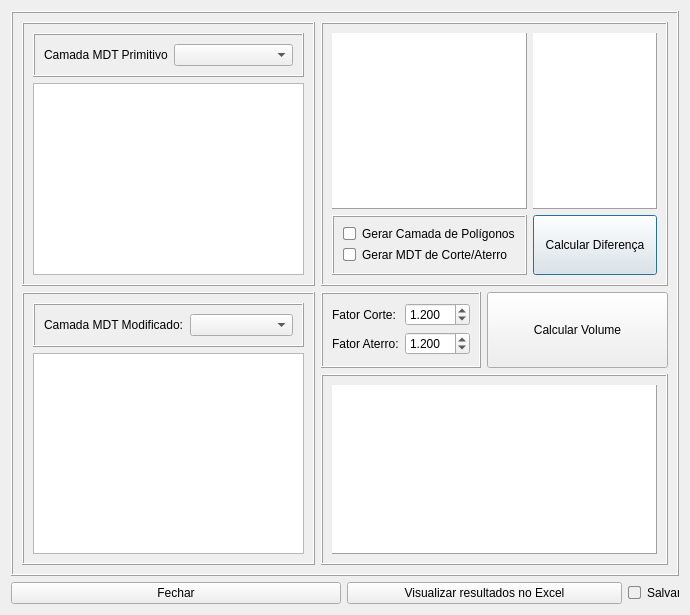
<?xml version="1.0" encoding="UTF-8"?>
<ui version="4.0">
 <class>calcularVolumeMDTDialog</class>
 <widget class="QDialog" name="calcularVolumeMDTDialog">
  <property name="geometry">
   <rect>
    <x>0</x>
    <y>0</y>
    <width>690</width>
    <height>615</height>
   </rect>
  </property>
  <property name="minimumSize">
   <size>
    <width>690</width>
    <height>615</height>
   </size>
  </property>
  <property name="maximumSize">
   <size>
    <width>690</width>
    <height>615</height>
   </size>
  </property>
  <property name="windowTitle">
   <string>Dialog</string>
  </property>
  <property name="windowIcon">
   <iconset>
    <normaloff>../icones/volume_dif.png</normaloff>../icones/volume_dif.png</iconset>
  </property>
  <layout class="QGridLayout" name="gridLayout_12">
   <item row="0" column="0">
    <widget class="QFrame" name="frame_5">
     <property name="minimumSize">
      <size>
       <width>0</width>
       <height>0</height>
      </size>
     </property>
     <property name="frameShape">
      <enum>QFrame::Shape::Box</enum>
     </property>
     <property name="frameShadow">
      <enum>QFrame::Shadow::Raised</enum>
     </property>
     <layout class="QGridLayout" name="gridLayout_9">
      <item row="0" column="0">
       <widget class="QFrame" name="frame_3">
        <property name="maximumSize">
         <size>
          <width>1111</width>
          <height>266</height>
         </size>
        </property>
        <property name="frameShape">
         <enum>QFrame::Shape::Box</enum>
        </property>
        <property name="frameShadow">
         <enum>QFrame::Shadow::Raised</enum>
        </property>
        <layout class="QGridLayout" name="gridLayout_5">
         <item row="0" column="0">
          <widget class="QFrame" name="frame">
           <property name="frameShape">
            <enum>QFrame::Shape::Box</enum>
           </property>
           <property name="frameShadow">
            <enum>QFrame::Shadow::Raised</enum>
           </property>
           <layout class="QGridLayout" name="gridLayout">
            <item row="0" column="0">
             <widget class="QLabel" name="label">
              <property name="text">
               <string>Camada MDT Primitivo</string>
              </property>
             </widget>
            </item>
            <item row="0" column="1">
             <widget class="QComboBox" name="comboBoxRaster"/>
            </item>
           </layout>
          </widget>
         </item>
         <item row="1" column="0">
          <widget class="QGraphicsView" name="graphicsViewRaster">
           <property name="minimumSize">
            <size>
             <width>270</width>
             <height>192</height>
            </size>
           </property>
           <property name="maximumSize">
            <size>
             <width>1111</width>
             <height>11111</height>
            </size>
           </property>
          </widget>
         </item>
        </layout>
       </widget>
      </item>
      <item row="0" column="1">
       <widget class="QFrame" name="frame_7">
        <property name="maximumSize">
         <size>
          <width>16777215</width>
          <height>266</height>
         </size>
        </property>
        <property name="frameShape">
         <enum>QFrame::Shape::Box</enum>
        </property>
        <property name="frameShadow">
         <enum>QFrame::Shadow::Raised</enum>
        </property>
        <layout class="QGridLayout" name="gridLayout_10">
         <item row="0" column="0">
          <widget class="QListWidget" name="listWidgetRasters">
           <property name="frameShape">
            <enum>QFrame::Shape::Panel</enum>
           </property>
           <property name="frameShadow">
            <enum>QFrame::Shadow::Raised</enum>
           </property>
          </widget>
         </item>
         <item row="0" column="1">
          <widget class="QTextEdit" name="textEditInfo">
           <property name="frameShape">
            <enum>QFrame::Shape::Panel</enum>
           </property>
           <property name="frameShadow">
            <enum>QFrame::Shadow::Raised</enum>
           </property>
          </widget>
         </item>
         <item row="1" column="0">
          <widget class="QFrame" name="frame_8">
           <property name="frameShape">
            <enum>QFrame::Shape::Box</enum>
           </property>
           <property name="frameShadow">
            <enum>QFrame::Shadow::Raised</enum>
           </property>
           <layout class="QGridLayout" name="gridLayout_3">
            <item row="0" column="0">
             <widget class="QCheckBox" name="checkBoxPoligono">
              <property name="styleSheet">
               <string notr="true">QCheckBox::indicator {
    width: 11px;  /* Aumentei um pouco o tamanho para melhor visualização */
    height: 11px;
    border-radius: 2px; /* Cantos ligeiramente arredondados */
    background-color: #ffffff; /* Cor de fundo padrão */
    border: 1px solid #8a8a8a; /* Borda padrão */
    transition: all 0.2s ease; /* Suaviza as transições */
}

QCheckBox::indicator:hover {
    background-color: #7eafff; /* Azul suave ao passar o mouse */
    border: 1px solid #8a8a8a; /* Borda padrão ao passar o mouse */
    border-radius: 2px; /* Mantém os cantos arredondados */
}

QCheckBox::indicator:checked {
    width: 11px;  /* Aumenta um pouco o tamanho para melhor visualização */
    height: 11px;
    background-color: #0000ff; /* Azul mais forte ao ser clicado */
    border: 1px solid #00007f; /* Borda Azul escura ao ser clicado */
    border-radius: 3px; /* Mantém os cantos arredondados */
    box-shadow: inset 0px 4px 8px rgba(255, 0, 0, 0.5); /* Sombra interna para efeito 3D */
}
</string>
              </property>
              <property name="text">
               <string>Gerar Camada de Polígonos</string>
              </property>
             </widget>
            </item>
            <item row="1" column="0">
             <widget class="QCheckBox" name="checkBoxCorteAterro">
              <property name="styleSheet">
               <string notr="true">QCheckBox::indicator {
    width: 11px;  /* Aumenta um pouco o tamanho para melhor visualização */
    height: 11px;
    border-radius: 2px; /* Cantos ligeiramente arredondados */
    background-color: #ffffff; /* Cor de fundo padrão */
    border: 1px solid #8a8a8a; /* Borda padrão */
    transition: all 0.2s ease; /* Suaviza as transições */
}

QCheckBox::indicator:hover {
    background-color: #ff9898; /* Vermelho suave ao passar o mouse */
    border: 1px solid #8a8a8a; /* Borda padrão ao passar o mouse */
    border-radius: 2px; /* Mantém os cantos arredondados */
}

QCheckBox::indicator:checked {
    width: 11px;  /* Aumentei um pouco o tamanho para melhor visualização */
    height: 11px;
    background-color: #ff6666; /* Vermelho mais forte ao ser clicado */
    border: 1px solid #cc0000; /* Borda vermelha escura ao ser clicado */
    border-radius: 3px; /* Mantém os cantos arredondados */
    box-shadow: inset 0px 4px 8px rgba(255, 0, 0, 0.5); /* Sombra interna para efeito 3D */
}
</string>
              </property>
              <property name="text">
               <string>Gerar MDT de Corte/Aterro</string>
              </property>
             </widget>
            </item>
           </layout>
          </widget>
         </item>
         <item row="1" column="1">
          <widget class="QPushButton" name="pushButtonCalcular">
           <property name="minimumSize">
            <size>
             <width>120</width>
             <height>60</height>
            </size>
           </property>
           <property name="styleSheet">
            <string notr="true">QPushButton {
    /* Mantém o estilo original do botão */
    transition: all 0.2s ease; /* Suaviza todas as transições de estado */
}

QPushButton:hover {
    background-color: qlineargradient(spread:pad, x1:0, y1:0, x2:0, y2:1, stop:0 #a0e6e6, stop:1 #66cccc); /* Gradiente suave em tons de azul turquesa claro */
    border: 1px solid #33cccc; /* Borda azul turquesa mais escura */
    border-radius: 4px; /* Cantos arredondados */
    box-shadow: 0px 4px 8px rgba(64, 224, 208, 0.8); /* Sombra azul turquesa brilhante e levemente deslocada para dar profundidade */
}

QPushButton:pressed {
    background-color: qlineargradient(spread:pad, x1:0, y1:0, x2:0, y2:1, stop:0 #66cccc, stop:1 #33cccc); /* Gradiente mais escuro para efeito pressionado */
    border: 1px solid #009999; /* Borda azul turquesa ainda mais escura */
    box-shadow: inset 0px 4px 8px rgba(64, 224, 208, 0.8); /* Sombra interna para dar a impressão de que o botão foi pressionado */
    transform: scale(0.98); /* Leve redução no tamanho para simular o pressionar */
}
</string>
           </property>
           <property name="text">
            <string>Calcular Diferença</string>
           </property>
          </widget>
         </item>
        </layout>
       </widget>
      </item>
      <item row="1" column="0" rowspan="2">
       <widget class="QFrame" name="frame_4">
        <property name="frameShape">
         <enum>QFrame::Shape::Box</enum>
        </property>
        <property name="frameShadow">
         <enum>QFrame::Shadow::Raised</enum>
        </property>
        <layout class="QGridLayout" name="gridLayout_6">
         <item row="0" column="0">
          <widget class="QFrame" name="frame_6">
           <property name="frameShape">
            <enum>QFrame::Shape::Box</enum>
           </property>
           <property name="frameShadow">
            <enum>QFrame::Shadow::Raised</enum>
           </property>
           <layout class="QGridLayout" name="gridLayout_7">
            <item row="0" column="0">
             <widget class="QLabel" name="label_2">
              <property name="text">
               <string>Camada MDT Modificado:</string>
              </property>
             </widget>
            </item>
            <item row="0" column="1">
             <widget class="QComboBox" name="comboBoxRaster2"/>
            </item>
           </layout>
          </widget>
         </item>
         <item row="1" column="0">
          <widget class="QGraphicsView" name="graphicsViewRaster2">
           <property name="minimumSize">
            <size>
             <width>271</width>
             <height>192</height>
            </size>
           </property>
           <property name="maximumSize">
            <size>
             <width>1111</width>
             <height>1111</height>
            </size>
           </property>
          </widget>
         </item>
        </layout>
       </widget>
      </item>
      <item row="1" column="1">
       <layout class="QGridLayout" name="gridLayout_8">
        <item row="0" column="0">
         <widget class="QFrame" name="frame_9">
          <property name="minimumSize">
           <size>
            <width>160</width>
            <height>0</height>
           </size>
          </property>
          <property name="maximumSize">
           <size>
            <width>160</width>
            <height>76</height>
           </size>
          </property>
          <property name="frameShape">
           <enum>QFrame::Shape::Box</enum>
          </property>
          <property name="frameShadow">
           <enum>QFrame::Shadow::Raised</enum>
          </property>
          <layout class="QGridLayout" name="gridLayout_4">
           <item row="0" column="0">
            <widget class="QLabel" name="label_3">
             <property name="text">
              <string>Fator Corte:</string>
             </property>
            </widget>
           </item>
           <item row="1" column="0">
            <widget class="QLabel" name="label_4">
             <property name="text">
              <string>Fator Aterro:</string>
             </property>
            </widget>
           </item>
           <item row="0" column="1">
            <widget class="QDoubleSpinBox" name="doubleSpinBoxEmpolamentoCorte">
             <property name="decimals">
              <number>3</number>
             </property>
             <property name="minimum">
              <double>0.100000000000000</double>
             </property>
             <property name="maximum">
              <double>10.000000000000000</double>
             </property>
             <property name="singleStep">
              <double>0.100000000000000</double>
             </property>
             <property name="value">
              <double>1.200000000000000</double>
             </property>
            </widget>
           </item>
           <item row="1" column="1">
            <widget class="QDoubleSpinBox" name="doubleSpinBoxEmpolamentoAterro">
             <property name="decimals">
              <number>3</number>
             </property>
             <property name="minimum">
              <double>0.100000000000000</double>
             </property>
             <property name="singleStep">
              <double>0.100000000000000</double>
             </property>
             <property name="value">
              <double>1.200000000000000</double>
             </property>
            </widget>
           </item>
          </layout>
         </widget>
        </item>
        <item row="0" column="1">
         <widget class="QPushButton" name="pushButtonVolume">
          <property name="minimumSize">
           <size>
            <width>120</width>
            <height>76</height>
           </size>
          </property>
          <property name="maximumSize">
           <size>
            <width>16777215</width>
            <height>16777215</height>
           </size>
          </property>
          <property name="styleSheet">
           <string notr="true">QPushButton {
    /* Mantém o estilo original do botão */
    transition: all 0.2s ease; /* Suaviza todas as transições de estado */
}

QPushButton:hover {
    background-color: qlineargradient(spread:pad, x1:0, y1:0, x2:0, y2:1, stop:0 #66cccc, stop:1 #339999); /* Gradiente suave em tons de ciano escuro */
    border: 1px solid #008b8b; /* Borda ciano escuro */
    border-radius: 5px; /* Cantos arredondados */
    box-shadow: 0px 4px 8px rgba(0, 139, 139, 0.8); /* Sombra ciano escuro brilhante e levemente deslocada para dar profundidade */
}

QPushButton:pressed {
    background-color: qlineargradient(spread:pad, x1:0, y1:0, x2:0, y2:1, stop:0 #339999, stop:1 #008b8b); /* Gradiente mais escuro para efeito pressionado */
    border: 1px solid #006666; /* Borda ciano escuro ainda mais profunda */
    box-shadow: inset 0px 4px 8px rgba(0, 139, 139, 0.8); /* Sombra interna para dar a impressão de que o botão foi pressionado */
    transform: scale(0.98); /* Leve redução no tamanho para simular o pressionar */
}
</string>
          </property>
          <property name="text">
           <string>Calcular Volume</string>
          </property>
         </widget>
        </item>
       </layout>
      </item>
      <item row="2" column="1">
       <widget class="QFrame" name="frame_2">
        <property name="frameShape">
         <enum>QFrame::Shape::Box</enum>
        </property>
        <property name="frameShadow">
         <enum>QFrame::Shadow::Raised</enum>
        </property>
        <layout class="QGridLayout" name="gridLayout_2">
         <item row="0" column="0">
          <widget class="QTableView" name="tableViewVolumes">
           <property name="frameShape">
            <enum>QFrame::Shape::Panel</enum>
           </property>
           <property name="frameShadow">
            <enum>QFrame::Shadow::Raised</enum>
           </property>
          </widget>
         </item>
        </layout>
       </widget>
      </item>
     </layout>
    </widget>
   </item>
   <item row="1" column="0">
    <layout class="QGridLayout" name="gridLayout_11">
     <item row="0" column="0">
      <widget class="QPushButton" name="pushButtonCancelar">
       <property name="minimumSize">
        <size>
         <width>330</width>
         <height>0</height>
        </size>
       </property>
       <property name="maximumSize">
        <size>
         <width>16777215</width>
         <height>16777215</height>
        </size>
       </property>
       <property name="styleSheet">
        <string notr="true">QPushButton {
    /* Mantém o estilo original do botão */
    transition: all 0.2s ease; /* Suaviza todas as transições de estado */
}

QPushButton:hover {
    background-color: qlineargradient(spread:pad, x1:0, y1:0, x2:0, y2:1, stop:0 #ffcccc, stop:1 #ff9999); /* Gradiente suave em tons de vermelho claro */
    border: 1px solid #ff6666; /* Borda vermelha mais escura */
    border-radius: 4px; /* Cantos arredondados */
    box-shadow: 0px 4px 8px rgba(255, 0, 0, 0.8); /* Sombra vermelha brilhante e levemente deslocada para dar profundidade */
}

QPushButton:pressed {
    background-color: qlineargradient(spread:pad, x1:0, y1:0, x2:0, y2:1, stop:0 #ff9999, stop:1 #ff6666); /* Gradiente mais escuro para efeito pressionado */
    border: 1px solid #cc0000; /* Borda vermelha ainda mais escura */
    box-shadow: inset 0px 4px 8px rgba(255, 0, 0, 0.8); /* Sombra interna para dar a impressão de que o botão foi pressionado */
    transform: scale(0.98); /* Leve redução no tamanho para simular o pressionar */
}
</string>
       </property>
       <property name="text">
        <string>Fechar</string>
       </property>
      </widget>
     </item>
     <item row="0" column="1">
      <widget class="QPushButton" name="pushButtonExcel">
       <property name="minimumSize">
        <size>
         <width>0</width>
         <height>0</height>
        </size>
       </property>
       <property name="maximumSize">
        <size>
         <width>16777215</width>
         <height>16777215</height>
        </size>
       </property>
       <property name="styleSheet">
        <string notr="true">QPushButton {
    /* Mantém o estilo original do botão */
    transition: all 0.2s ease; /* Suaviza todas as transições de estado */
}

QPushButton:hover {
    background-color: qlineargradient(spread:pad, x1:0, y1:0, x2:0, y2:1, stop:0 #80dfff, stop:1 #66c2ff); /* Gradiente suave em tons de azul malibu */
    border: 1px solid #3399ff; /* Borda azul malibu mais escura */
    border-radius: 4px; /* Cantos arredondados */
    box-shadow: 0px 4px 8px rgba(102, 194, 255, 0.8); /* Sombra azul malibu brilhante e levemente deslocada para dar profundidade */
}

QPushButton:pressed {
    background-color: qlineargradient(spread:pad, x1:0, y1:0, x2:0, y2:1, stop:0 #66c2ff, stop:1 #3399ff); /* Gradiente mais escuro para efeito pressionado */
    border: 1px solid #007acc; /* Borda azul malibu ainda mais escura */
    box-shadow: inset 0px 4px 8px rgba(102, 194, 255, 0.8); /* Sombra interna para dar a impressão de que o botão foi pressionado */
    transform: scale(0.98); /* Leve redução no tamanho para simular o pressionar */
}
</string>
       </property>
       <property name="text">
        <string>Visualizar resultados no Excel</string>
       </property>
      </widget>
     </item>
     <item row="0" column="2">
      <widget class="QCheckBox" name="checkBoxSalvar">
       <property name="maximumSize">
        <size>
         <width>51</width>
         <height>16777215</height>
        </size>
       </property>
       <property name="styleSheet">
        <string notr="true">QCheckBox::indicator {
    width: 11px;  /* Aumentei um pouco o tamanho para melhor visualização */
    height: 11px;
    border-radius: 2px; /* Cantos ligeiramente arredondados */
    background-color: transparent; /* Cor de fundo padrão */
    border: 1px solid #8a8a8a; /* Borda padrão */
    transition: all 0.2s ease; /* Suaviza as transições */
}

QCheckBox::indicator:hover {
    background-color: #ffffd5; /* Amarelo suave ao passar o mouse */
    border: 1px solid #8a8a8a; /* Borda padrão ao passar o mouse */
    border-radius: 2px; /* Mantém os cantos arredondados */
}

QCheckBox::indicator:checked {
    width: 11px;  /* Aumentei um pouco o tamanho para melhor visualização */
    height: 11px;
    background-color: #ffff00; /* Amarelo mais forte ao ser clicado */
    border: 1px solid #65964b; /* Borda verde escura ao ser clicado */
    border-radius: 3px; /* Mantém os cantos arredondados */
    box-shadow: inset 0px 4px 8px rgba(255, 0, 0, 0.5); /* Sombra interna para efeito 3D */
}</string>
       </property>
       <property name="text">
        <string>Salvar</string>
       </property>
      </widget>
     </item>
    </layout>
   </item>
  </layout>
 </widget>
 <resources/>
 <connections/>
</ui>
